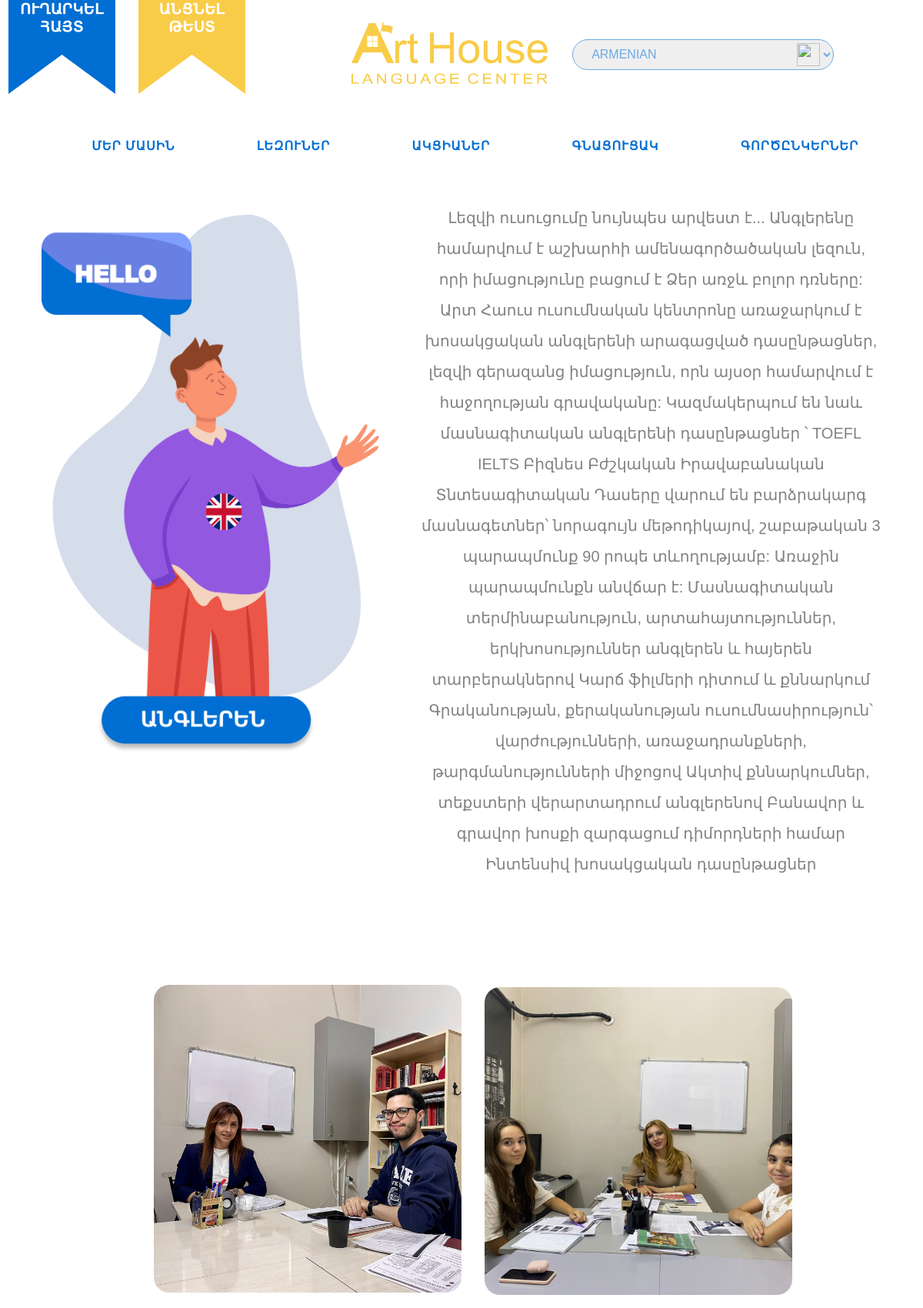
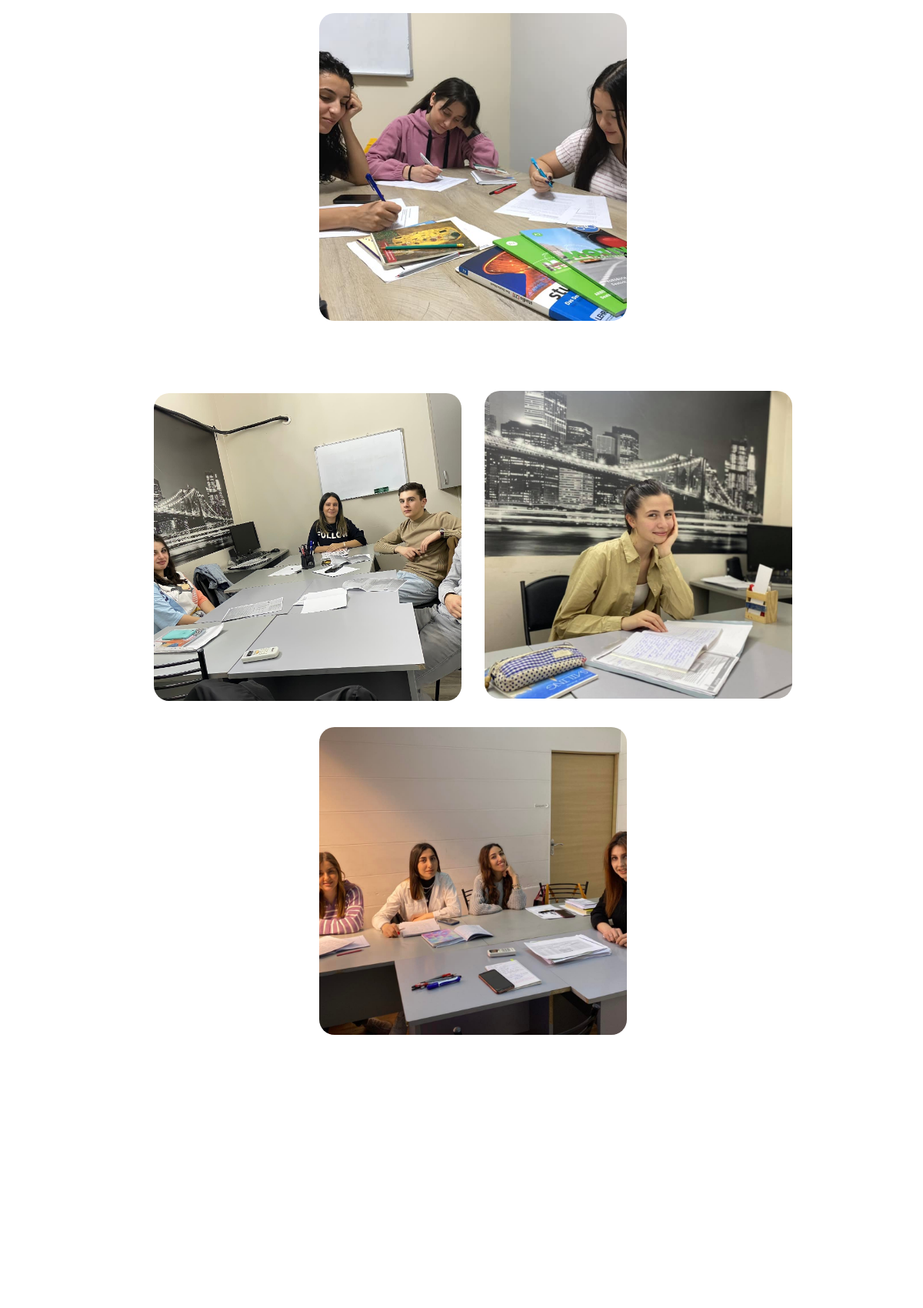
Page /languages-armenian/single/1 (upper part) on the committed database (2 pictures, top to bottom).
### website.py (models this page shows, shortened)
class Languages(db.Model):
    id = db.Column(db.Integer, primary_key=True)
    language_name = db.Column(db.String(200), nullable=False)
    main_image = db.Column(db.Text, nullable=False)
    main_text = db.Column(db.Text, nullable=False)
    image1 = db.Column(db.Text, nullable=False)
    image2 = db.Column(db.Text, nullable=False)
    image3 = db.Column(db.Text, nullable=False)
    image4 = db.Column(db.Text, nullable=False)
    image5 = db.Column(db.Text, nullable=False)
    image6 = db.Column(db.Text, nullable=False)
    big_image = db.Column(db.Text, nullable=False)
    website_language = db.Column(db.String(200), nullable=False)

### website.py (the view)
@app.route('/languages-armenian/single/<int:id>')
def single_language_page(id):
    language_data = Languages.query.filter_by(id=id).first()
    return render_template('languages_single.html', language=language_data)

### templates/languages_single.html (shortened to what this page needs)
{% extends 'base.html' %}
{% block body %}
<main>
    <div  class="englishgroup">
        <div class="english animate-left ">
             <img src="{{url_for('static', filename='uploads/'+language.main_image)}}" height="700px" alt="" >
        </div >
        <div class="engtext animate-right">
<p>{{language.main_text}}</p>
        </div>
    </div>
<section class="pictures">
    <div class="aroryaone ">
        <div><img src="{{url_for('static', filename='uploads/'+language.image1)}}"      alt=""  height="350px"></div>
        <div class="picsecond"><img src="{{url_for('static', filename='uploads/'+language.image2)}}"  alt="" height="430px" ></div>
        <div><img src="{{url_for('static', filename='uploads/'+language.image3)}}"  height="350px" ></div>
    </div>
    <div class="aroryaone bd">
        <div><img src="{{url_for('static', filename='uploads/'+language.image4)}}"  height="450px"    alt=""></div>
        <div class="margpic" ><img src="{{url_for('static', filename='uploads/'+language.image5)}}"   height="390px"  id="margpic" alt=""></div>
        <div><img src="{{url_for('static', filename='uploads/'+language.image6)}}"  height="450px" alt="" ></div>
    </div>
    </section>
   </main>
{% endblock %}

### templates/base.html (shortened to what this page needs)
<!DOCTYPE html>
<html lang="en">
<head>
    <link rel="stylesheet" href="{{ url_for('static', filename='css/style.css') }}">
    <link rel="stylesheet" href="{{ url_for('static', filename='css/media.css') }}">
</head>
<body scroll="no">
   <header id="topheader">
    <div class="header animate-left">
         <div class="flags"><a href="/form-armenian"><img  class="flagone" src="{{ url_for('static', filename='images/flag1 (2).png') }}"  width="139 px" height ="172px"alt="" id="flone" ></a>
            <a href="/test-armenian"><img  class="flagtwo" src="{{ url_for('static', filename='images/flag3.png') }}"  width="139 px" height ="172px" alt=""></a>
        </div>
        <div class="logo animate-bottom">
            <a href="/home"> <img src="{{ url_for('static', filename='images/logo.png') }}" width="255px" height="80px" alt=""> </a>
        </div>
        <div id='select-container' class="animate-right ">
            <select id="dropdown" onchange="location = this.value;">
             <option   id="optone" value='/home' selected >ARMENIAN</option>
            </select>
          </div>
    </div>
    <div class="wrapper effect">
        <ul class="snip1175" >
            <li><a href="/about-armenian" data-hover="Մեր մասին" id="ourone">Մեր մասին</a></li>
            <li><a href="/languages-armenian" data-hover="Լեզուներ" id="ourtwo">Լեզուներ</a></li>
            <li><a href="/action-armenian" data-hover="Ակցիաներ" id="ourthree">Ակցիաներ</a></li>
            <li><a href="/prices-armenian" data-hover="Գնացուցակ" id="ourfour">Գնացուցակ</a></li>
            <li><a href="/partners-armenian" data-hover="Գործընկերներ" id="ourfive">Գործընկերներ</a></li>
          </ul>
      </div>
   </header>
   {% block body %} {% endblock %}
</body>
</html>

### static/css/style.css (style rules this page uses)
* { margin:0; padding:0; box-sizing:border-box; }
html, body { overflow-x: hidden; }
.header { display:flex; justify-content: space-around; align-items: center; }
.flags { display: flex; width:400px; }
.flags > a>img { margin:15px; margin-top:-50px; }
#select-container { height: 40px; position: relative; width: 400px; }
#dropdown { border: 1px solid #6AAAE6; border-radius:20px; padding: 5px 0; color: #6AAAE6; cursor: pointer; height: 100%; outline: none; padding: 0 0 0 20px; width: 85%; font-family:Arial, Helvetica, sans-serif; font-size:16px ; }
#dropdown option { color:#f39c12; -webkit-appearance: none; -moz-appearance: none; appearance: none; border-radius:20px; font-size: 16px; background: rgb(255, 251, 251); }
.snip1175 { text-align: center; text-transform: uppercase; font-weight: 500; display:flex; justify-content: space-evenly; margin-top: 40px; margin-left: 40px; }
.snip1175 * { box-sizing: border-box; -webkit-transition: all 0.35s ease; transition: all 0.35s ease; }
.snip1175 li { display: inline-block; list-style: outside none none; margin: 0 1.2em; overflow: hidden; }
.snip1175 a { padding: 0 0.5em 0 0.2em; color: #006ED2; position: relative; display: inline-block; letter-spacing: 1px; margin: 0; font-family:Arial, Helvetica, sans-serif; font-weight: 700; font-size: 16px; line-height: 18.4px; text-decoration: none; }
.snip1175 a:before, .snip1175 a:after { position: absolute; -webkit-transition: all 0.35s ease; transition: all 0.35s ease; }
.snip1175 a:before { right: 100%; display: block; width: 3px; height: 100%; content: ""; background-color: #f39c12; }
.snip1175 a:after { padding: 0 0.5em 0 0.2em; position: absolute; right: 100%; top: 0; content: attr(data-hover); color: #F9CC48; white-space: nowrap; }
.aroryaone { display:flex; justify-content: center; align-items: center; }
.aroryaone img { width:100%; object-fit: cover; border-radius: 20px; }
.aroryaone div { width:430px; margin:15px; }
.aroryaone div img { width:100%; margin-left: 15px; }
.picsecond img { margin-top:80px }
#margpic,#fran ,#ger, #chin, #ital, #sp,#rs, #a { margin-top:70px ; }
.bd img { object-fit: cover; }
.bd { margin-top: -85px; }
.englishgroup { display:flex; justify-content: space-evenly; margin: 50px 0 120px 0; }
.english { margin-bottom: 120px; }
.pictures { margin-top: 40px; }
.bd img, .fullpic img { object-fit: cover; border-radius: 20px; }
.engtext { width:50%; }
.list li,.engtext p { margin-top: 15px; font-size: 20px; color:#828282; line-height: 2; font-family: Arial, Helvetica, sans-serif; }
body { background-image: url('https://img.freepik.com/free-vector/copy-space-wavy-white-background-layers_23-2148845469.jpg?w=2000'); background-size: 100% 100%; overflow-x:hidden; position:relative; }
header { position:relative; }

### static/css/media.css (style rules this page uses)
@media screen and (max-width:1305px) { .aroryaone div { width:400px; } }
@media screen and (max-width:1285px) { #select-container { margin-right: 40px; } }
@media screen and (max-width:1285px) { .flags { margin-left: -20px; } }
@media screen and (max-width:1285px) { .aroryaone div { width:400px; object-fit: contain; } }
@media screen and (max-width:1285px) { .bd { display:flex; flex-wrap: wrap; } }
@media screen and (max-width:1228px) { .aroryaone { display:flex; flex-wrap: wrap; } }
@media screen and (max-width:1228px) { .bd { margin-top: 60px; } }
@media screen and (max-width:1228px) { .aroryaone img { height:400px; object-fit: cover; } }
@media screen and (max-width:1228px) { .picsecond, .margpic { margin-top: -60px !important; } }
.logo { margin-left: 30px; }
.englishgroup .engtext { text-align: center; margin-top: 150px; }
.english { margin-top: 30px; }
.englishgroup { display:flex; }
.engtext { margin-top: -1.5px !important; }
.engtext p { margin-left: auto; text-align: center; }

### rows in the picture
Languages: main_image (picture), main_text "Լեզվի ուսուցումը նույնպես արվեստ է... Անգլերենը համարվում է աշխարհի ամենագործածական լեզուն, որի իմացությունը բացում է Ձեր առջև բոլոր դռները: Արտ Հաուս ուսումնական կենտրոնը առաջարկում է խոսակցական անգլերենի արագացված դասընթացներ, լեզվի գերազանց իմացություն, որն այսօր համարվում է հաջողության գրավականը: Կազմակերպում են նաև մասնագիտական անգլերենի դասընթացներ ՝ TOEFL IELTS Բիզնես Բժշկական Իրավաբանական Տնտեսագիտական Դասերը վարում են բարձրակարգ մասնագետներ՝ նորագույն մեթոդիկայով, շաբաթական 3 պարապմունք 90 րոպե տևողությամբ: Առաջին պարապմունքն անվճար է: Մասնագիտական տերմինաբանություն, արտահայտություններ, երկխոսություններ անգլերեն և հայերեն տարբերակներով Կարճ ֆիլմերի դիտում և քննարկում Գրականության,…", image1 (picture), image2 (picture), image3 (picture), image4 (picture), image5 (picture), image6 (picture)
